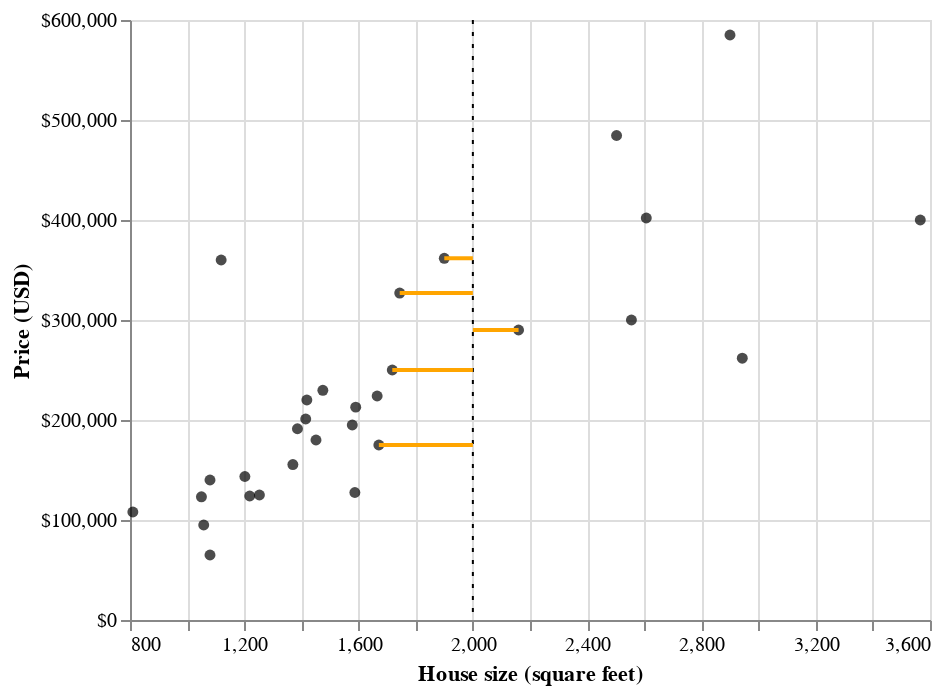

The code cell stored with this chart in its notebook:
### Code cell
nn_plot = small_plot + rule

# plot horizontal lines which is perpendicular to x=2000
for i in range(5):
    h_line_df = pd.concat(
        (
            pd.DataFrame(nearest_neighbors.iloc[i, [4, 6]]).T,
            pd.DataFrame({"sqft": [2000], "price": [nearest_neighbors.iloc[i, 6]]}),
        ),
        ignore_index=True,
    )
    h_line = alt.Chart(h_line_df).mark_line(color="orange").encode(x="sqft", y="price")
    nn_plot += h_line

nn_plot

### Figure 1 — Vega-Lite specification as saved in the notebook (floating-point values rounded to 4 significant figures)
{"config": {"view": {"continuousWidth": 400, "continuousHeight": 300}}, "layer": [{"data": {"name": "data-6c4310a56276bc91345edbce6cd7e9e4"}, "mark": {"type": "circle", "color": "black"}, "encoding": {"x": {"field": "sqft", "scale": {"zero": false}, "title": "House size (square feet)", "type": "quantitative"}, "y": {"axis": {"format": "$,.0f"}, "field": "price", "title": "Price (USD)", "type": "quantitative"}}}, {"data": {"name": "data-dede3f53429ab08afa6de2a4430fc887"}, "mark": {"type": "rule", "strokeDash": [2, 4]}, "encoding": {"x": {"field": "x", "type": "quantitative"}}}, {"data": {"name": "data-05d486ee16b0e6d2bc600f4a5340098c"}, "mark": {"type": "line", "color": "orange"}, "encoding": {"x": {"field": "sqft", "type": "quantitative"}, "y": {"field": "price", "type": "quantitative"}}}, {"data": {"name": "data-0209daba13e4ea77d0b75523f5fbbe4f"}, "mark": {"type": "line", "color": "orange"}, "encoding": {"x": {"field": "sqft", "type": "quantitative"}, "y": {"field": "price", "type": "quantitative"}}}, {"data": {"name": "data-a400da55ff1d9a4552cda058c32dcdcf"}, "mark": {"type": "line", "color": "orange"}, "encoding": {"x": {"field": "sqft", "type": "quantitative"}, "y": {"field": "price", "type": "quantitative"}}}, {"data": {"name": "data-a2150cd55addb9654481e7c6dcf4be5a"}, "mark": {"type": "line", "color": "orange"}, "encoding": {"x": {"field": "sqft", "type": "quantitative"}, "y": {"field": "price", "type": "quantitative"}}}, {"data": {"name": "data-0e50974c9bd83f6b37c2eea154cf042d"}, "mark": {"type": "line", "color": "orange"}, "encoding": {"x": {"field": "sqft", "type": "quantitative"}, "y": {"field": "price", "type": "quantitative"}}}], "$schema": "https://vega.github.io/schema/vega-lite/v4.17.0.json", "datasets": {"data-6c4310a56276bc91345edbce6cd7e9e4": [{"city": "ELK_GROVE", "zip": "z95758", "beds": 3, "baths": 3.0, "sqft": 2503, "type": "Residential", "price": 484500, "latitude": 38.41, "longitude": -121.4}, {"city": "ROCKLIN", "zip": "z95765", "beds": 4, "baths": 2.0, "sqft": 2607, "type": "Residential", "price": 402000, "latitude": 38.81, "longitude": -121.3}, {"city": "SACRAMENTO", "zip": "z95833", "beds": 3, "baths": 1.0, "sqft": 1080, "type": "Residential", "price": 140000, "latitude": 38.62, "longitude": -121.5}, {"city": "SACRAMENTO", "zip": "z95838", "beds": 3, "baths": 2.0, "sqft": 1219, "type": "Residential", "price": 124000, "latitude": 38.66, "longitude": -121.5}, {"city": "SACRAMENTO", "zip": "z95826", "beds": 3, "baths": 2.0, "sqft": 1451, "type": "Residential", "price": 180000, "latitude": 38.56, "longitude": -121.4}, {"city": "RANCHO_CORDOVA", "zip": "z95670", "beds": 3, "baths": 2.0, "sqft": 1671, "type": "Residential", "price": 175000, "latitude": 38.59, "longitude": -121.3}, {"city": "SACRAMENTO", "zip": "z95823", "beds": 4, "baths": 2.0, "sqft": 1900, "type": "Residential", "price": 361745, "latitude": 38.49, "longitude": -121.5}, {"city": "CITRUS_HEIGHTS", "zip": "z95621", "beds": 4, "baths": 2.0, "sqft": 1419, "type": "Residential", "price": 220000, "latitude": 38.7, "longitude": -121.3}, {"city": "SACRAMENTO", "zip": "z95823", "beds": 4, "baths": 2.0, "sqft": 1590, "type": "Residential", "price": 212864, "latitude": 38.45, "longitude": -121.4}, {"city": "ANTELOPE", "zip": "z95843", "beds": 4, "baths": 2.0, "sqft": 2160, "type": "Residential", "price": 290000, "latitude": 38.7, "longitude": -121.4}, {"city": "LINCOLN", "zip": "z95648", "beds": 5, "baths": 4.0, "sqft": 3566, "type": "Residential", "price": 400000, "latitude": 38.9, "longitude": -121.3}, {"city": "SACRAMENTO", "zip": "z95822", "beds": 3, "baths": 1.0, "sqft": 1058, "type": "Residential", "price": 95000, "latitude": 38.49, "longitude": -121.5}, {"city": "SACRAMENTO", "zip": "z95823", "beds": 3, "baths": 2.0, "sqft": 1386, "type": "Residential", "price": 191250, "latitude": 38.48, "longitude": -121.4}, {"city": "SACRAMENTO", "zip": "z95828", "beds": 4, "baths": 2.0, "sqft": 1587, "type": "Residential", "price": 127500, "latitude": 38.49, "longitude": -121.4}, {"city": "SACRAMENTO", "zip": "z95822", "beds": 2, "baths": 1.0, "sqft": 810, "type": "Residential", "price": 108000, "latitude": 38.52, "longitude": -121.5}, {"city": "SACRAMENTO", "zip": "z95834", "beds": 3, "baths": 2.0, "sqft": 1202, "type": "Residential", "price": 143500, "latitude": 38.63, "longitude": -121.5}, {"city": "LINCOLN", "zip": "z95648", "beds": 4, "baths": 3.0, "sqft": 2943, "type": "Residential", "price": 261800, "latitude": 38.88, "longitude": -121.3}, {"city": "RIO_LINDA", "zip": "z95673", "beds": 4, "baths": 2.0, "sqft": 1475, "type": "Residential", "price": 229665, "latitude": 38.7, "longitude": -121.5}, {"city": "SACRAMENTO", "zip": "z95838", "beds": 3, "baths": 2.0, "sqft": 1370, "type": "Residential", "price": 155435, "latitude": 38.65, "longitude": -121.4}, {"city": "SACRAMENTO", "zip": "z95816", "beds": 2, "baths": 2.0, "sqft": 1119, "type": "Condo", "price": 360000, "latitude": 38.54, "longitude": -121.5}, {"city": "SACRAMENTO", "zip": "z95822", "beds": 4, "baths": 2.0, "sqft": 1253, "type": "Residential", "price": 125000, "latitude": 38.48, "longitude": -121.5}, {"city": "ELK_GROVE", "zip": "z95624", "beds": 6, "baths": 3.0, "sqft": 2555, "type": "Residential", "price": 300000, "latitude": 38.4, "longitude": -121.3}, {"city": "CAMERON_PARK", "zip": "z95682", "beds": 3, "baths": 1.5, "sqft": 1415, "type": "Residential", "price": 201000, "latitude": 38.69, "longitude": -121.0}, {"city": "SACRAMENTO", "zip": "z95824", "beds": 3, "baths": 1.0, "sqft": 1050, "type": "Residential", "price": 123225, "latitude": 38.52, "longitude": -121.4}, {"city": "FOLSOM", "zip": "z95630", "beds": 5, "baths": 3.0, "sqft": 2900, "type": "Residential", "price": 585000, "latitude": 38.67, "longitude": -121.1}, {"city": "SACRAMENTO", "zip": "z95835", "beds": 3, "baths": 2.5, "sqft": 1718, "type": "Residential", "price": 250000, "latitude": 38.68, "longitude": -121.5}, {"city": "ROSEVILLE", "zip": "z95678", "beds": 3, "baths": 2.0, "sqft": 1744, "type": "Residential", "price": 326951, "latitude": 38.77, "longitude": -121.3}, {"city": "SACRAMENTO", "zip": "z95842", "beds": 4, "baths": 2.0, "sqft": 1578, "type": "Residential", "price": 195000, "latitude": 38.69, "longitude": -121.3}, {"city": "SACRAMENTO", "zip": "z95817", "beds": 2, "baths": 1.0, "sqft": 1080, "type": "Residential", "price": 65000, "latitude": 38.54, "longitude": -121.5}, {"city": "SACRAMENTO", "zip": "z95834", "beds": 3, "baths": 2.0, "sqft": 1665, "type": "Residential", "price": 224000, "latitude": 38.63, "longitude": -121.5}], "data-dede3f53429ab08afa6de2a4430fc887": [{"x": 2000}], "data-05d486ee16b0e6d2bc600f4a5340098c": [{"sqft": 1900, "price": 361745}, {"sqft": 2000, "price": 361745}], "data-0209daba13e4ea77d0b75523f5fbbe4f": [{"sqft": 2160, "price": 290000}, {"sqft": 2000, "price": 290000}], "data-a400da55ff1d9a4552cda058c32dcdcf": [{"sqft": 1744, "price": 326951}, {"sqft": 2000, "price": 326951}], "data-a2150cd55addb9654481e7c6dcf4be5a": [{"sqft": 1718, "price": 250000}, {"sqft": 2000, "price": 250000}], "data-0e50974c9bd83f6b37c2eea154cf042d": [{"sqft": 1671, "price": 175000}, {"sqft": 2000, "price": 175000}]}}
